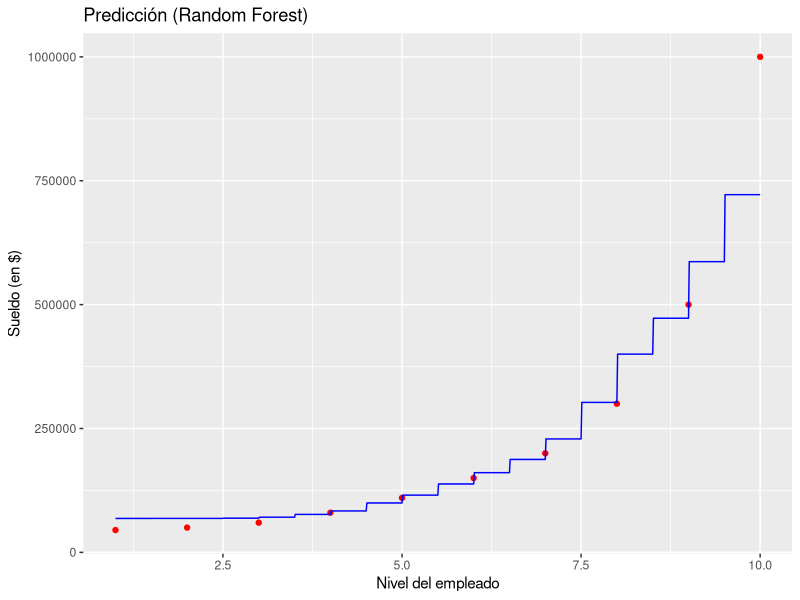
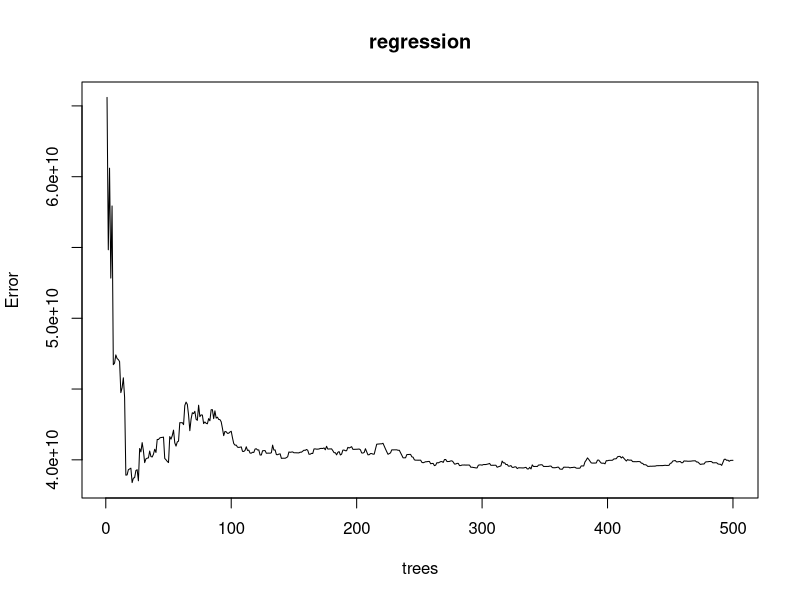

Generate these figures, in order, with R:
#RandomForest
#install.packages("randomForest")
# Importar el dataset
# El archivo del repositorio se llama Position_salaries.csv (s minuscula).
# Windows no distingue mayusculas en el nombre, asi que aqui funcionaba de
# casualidad; en Linux o macOS read.csv no lo encontraba.
dataset = read.csv('Position_salaries.csv')
dataset = dataset[, 2:3]
# Dividir los datos en conjunto de entrenamiento y conjunto de test
# install.packages("caTools")
# library(caTools)
# set.seed(123)
# split = sample.split(dataset$Purchased, SplitRatio = 0.8)
# training_set = subset(dataset, split == TRUE)
# testing_set = subset(dataset, split == FALSE)
# Ajustar Modelo de Random Forest con el Conjunto de Datos
# install.packages("randomForest")
library(randomForest)
## randomForest 4.6-14
## Type rfNews() to see new features/changes/bug fixes.
## 
## Attaching package: 'randomForest'
## The following object is masked from 'package:ggplot2':
## 
##     margin
set.seed(1234)
regression = randomForest(x = dataset[1],
                          y = dataset$Salary,
                          ntree = 500)
# Predicción de nuevos resultados con Regresión 
y_pred = predict(regression, newdata = data.frame(Level = 6.5))
# Visualización del modelo de Random Forest
#install.packages("ggplot2")
library(ggplot2)
x_grid = seq(min(dataset$Level), max(dataset$Level), 0.01)
ggplot() +
  geom_point(aes(x = dataset$Level , y = dataset$Salary),
             color = "red") +
  geom_line(aes(x = x_grid, y = predict(regression, 
                                        newdata = data.frame(Level = x_grid))),
            color = "blue") +
  ggtitle("Predicción (Random Forest)") +
  xlab("Nivel del empleado") +
  ylab("Sueldo (en $)")

y_pred
plot(regression)
summary(regression)
summary(y_pred)
